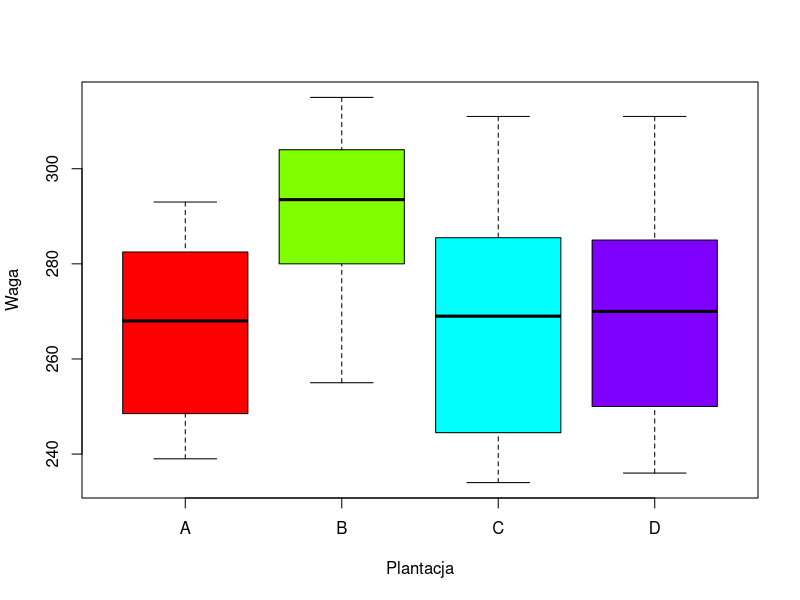

Generate this figure with R:
dane <- read.csv("set-5/pomarancza.csv", sep = ";")
# !!! R ma dziwne podejście do ścieżek, skoro dane są w tym samym
# folderze, a i tak trzeba podać nazwę (może VSCode coś tu psuje nwm)
head(dane)

# H0: rozkład wag pomarańczy jest taki sam w każdej plantacji

test <- kruskal.test(Waga ~ Plantacja, data = dane)
test
# p-value < 0.05 - H0 jest odrzucone, rozkład jest różny

boxplot(Waga ~ Plantacja, data = dane, col = rainbow(4))

dane$Rangi <- rank(dane$Waga)
View(dane)

aggregate(Rangi ~ Plantacja, data = dane, FUN = mean)
mean(dane$Rangi)


# NOTE:
# liczenie średniej rangi
# kruskal test
